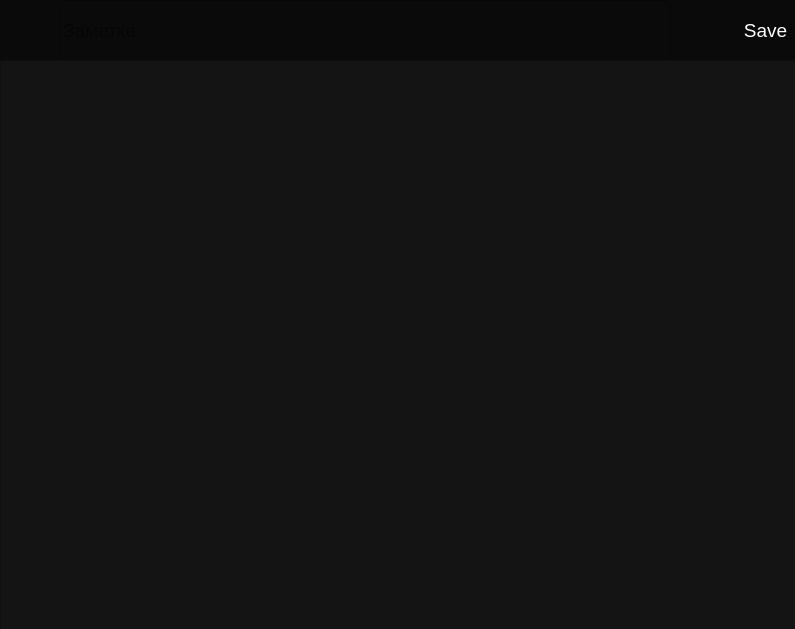
<?xml version="1.0" encoding="UTF-8"?>
<ui version="4.0">
 <class>Note</class>
 <widget class="QWidget" name="Note">
  <property name="geometry">
   <rect>
    <x>0</x>
    <y>0</y>
    <width>795</width>
    <height>629</height>
   </rect>
  </property>
  <property name="windowTitle">
   <string>Note</string>
  </property>
  <property name="styleSheet">
   <string notr="true"/>
  </property>
  <widget class="QFrame" name="frame">
   <property name="geometry">
    <rect>
     <x>0</x>
     <y>0</y>
     <width>801</width>
     <height>61</height>
    </rect>
   </property>
   <property name="styleSheet">
    <string notr="true">background-color: #0A0A0A;</string>
   </property>
   <property name="frameShape">
    <enum>QFrame::NoFrame</enum>
   </property>
   <property name="frameShadow">
    <enum>QFrame::Raised</enum>
   </property>
   <widget class="QPushButton" name="back">
    <property name="geometry">
     <rect>
      <x>0</x>
      <y>0</y>
      <width>61</width>
      <height>61</height>
     </rect>
    </property>
    <property name="font">
     <font>
      <pointsize>12</pointsize>
      <weight>50</weight>
      <bold>false</bold>
     </font>
    </property>
    <property name="styleSheet">
     <string notr="true">color: rgb(255, 255, 255);</string>
    </property>
    <property name="text">
     <string/>
    </property>
    <property name="icon">
     <iconset>
      <normaloff>Sprites/back.png</normaloff>Sprites/back.png</iconset>
    </property>
    <property name="flat">
     <bool>true</bool>
    </property>
   </widget>
   <widget class="QPushButton" name="save_button">
    <property name="geometry">
     <rect>
      <x>730</x>
      <y>0</y>
      <width>71</width>
      <height>61</height>
     </rect>
    </property>
    <property name="font">
     <font>
      <pointsize>14</pointsize>
     </font>
    </property>
    <property name="styleSheet">
     <string notr="true">color: rgb(255, 255, 255);</string>
    </property>
    <property name="text">
     <string>Save</string>
    </property>
    <property name="flat">
     <bool>true</bool>
    </property>
   </widget>
   <widget class="QPushButton" name="delete_2">
    <property name="geometry">
     <rect>
      <x>670</x>
      <y>0</y>
      <width>61</width>
      <height>61</height>
     </rect>
    </property>
    <property name="font">
     <font>
      <pointsize>14</pointsize>
     </font>
    </property>
    <property name="styleSheet">
     <string notr="true">color: rgb(255, 255, 255);</string>
    </property>
    <property name="text">
     <string/>
    </property>
    <property name="iconSize">
     <size>
      <width>45</width>
      <height>45</height>
     </size>
    </property>
    <property name="flat">
     <bool>true</bool>
    </property>
   </widget>
   <widget class="QLineEdit" name="heading">
    <property name="geometry">
     <rect>
      <x>60</x>
      <y>0</y>
      <width>611</width>
      <height>61</height>
     </rect>
    </property>
    <property name="font">
     <font>
      <pointsize>14</pointsize>
     </font>
    </property>
    <property name="styleSheet">
     <string notr="true"/>
    </property>
    <property name="text">
     <string/>
    </property>
    <property name="frame">
     <bool>true</bool>
    </property>
    <property name="placeholderText">
     <string>Заметка</string>
    </property>
   </widget>
  </widget>
  <widget class="QTextEdit" name="noteEdit">
   <property name="geometry">
    <rect>
     <x>0</x>
     <y>60</y>
     <width>801</width>
     <height>571</height>
    </rect>
   </property>
   <property name="font">
    <font>
     <pointsize>14</pointsize>
    </font>
   </property>
   <property name="styleSheet">
    <string notr="true">background-color: rgb(20, 20, 20);
color: rgb(255, 255, 255);</string>
   </property>
  </widget>
 </widget>
 <resources/>
 <connections/>
</ui>
